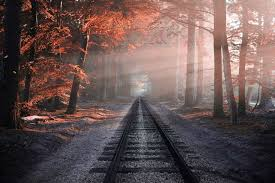
#> input picture Aoife/Straighten_the_Image_Attempts/linestrack.jpg, 275 x 183 px
$ python Blurring.py
#> lines starting #> are read from the running program, lines starting #| are printed output that depends on the picture; after the words box and inside, x2 and y2 are one past the last pixel; in counts of white or black regions, pixels touching at a corner belong together
import cv2, numpy as np
from matplotlib import pyplot as plt # Good for graphing; install using `pip install matplotlib`
from matplotlib import image as image
#import easygui # An easy-to-use file-picker; pip install easygui
import os
from skimage.transform import probabilistic_hough_line

###### LOOK INTO **************
#It's not a difficult problem you've got yourself there. Without changing much,
# one thing you could try is to play with the "threshold" parameter in the
# HoughLines() OpenCV function, so that only the most prominent lines are returned

#https://stackoverflow.com/questions/30746327/get-a-single-line-representation-for-multiple-close-by-lines-clustered-together

#REf
# https://stackoverflow.com/questions/52365190/blur-a-specific-part-of-an-image
# https://stackoverflow.com/questions/58098161/remove-small-vertical-lines-in-between-the-character-from-an-image
# https://stackoverflow.com/questions/46274961/removing-horizontal-lines-in-image-opencv-python-matplotlib
# https://www.codegrepper.com/code-examples/python/python+plot+vertical+lines
# https://stackoverflow.com/questions/34458251/plot-over-an-image-background-in-python
# https://scikit-image.org/docs/dev/install.html
# https://scikit-image.org/docs/dev/auto_examples/edges/plot_line_hough_transform.html

img = cv2.imread("linestrack.jpg")
#> img is the input picture: shape (183, 275, 3); mean B, G, R 82.1, 84.1, 104.1
blurred_img = cv2.GaussianBlur(img, (21, 21), 0)

mask = np.zeros((183, 275, 3), dtype=np.uint8)
mask = cv2.circle(mask, (50, 50), 100, [255, 255, 255], -1)
cv2.circle

out = np.where(mask==np.array([255, 255, 255]), img, blurred_img)

plt.imshow(out)
plt.show()


# 2
image = cv2.imread('sheetmusiclines.jpg')
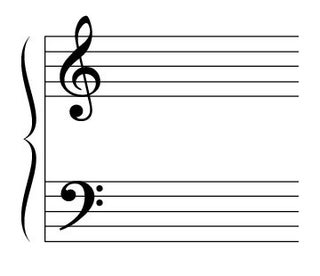
#> input picture Aoife/Straighten_the_Image_Attempts/sheetmusiclines.jpg, 320 x 276 px
#> image is the input picture: shape (276, 320, 3); min 0, max 255, mean 237.9
mask = np.ones(image.shape, dtype=np.uint8) * 255
gray = cv2.cvtColor(image, cv2.COLOR_BGR2GRAY)
thresh = cv2.threshold(gray, 0, 255, cv2.THRESH_BINARY_INV + cv2.THRESH_OTSU)[1]
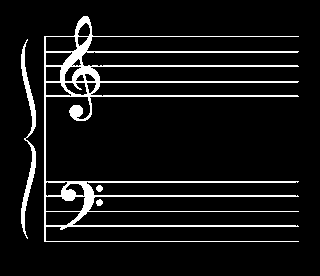
#> thresh: shape (276, 320); 8.2% white; 4 white regions

cnts = cv2.findContours(thresh, cv2.RETR_EXTERNAL, cv2.CHAIN_APPROX_SIMPLE)
#> cnts = 4 contours; box (x1, y1, x2, y2) and area: (44, 16, 299, 242) 6780, (21, 39, 36, 239) 619, (96, 185, 103, 192) 28, (96, 199, 103, 206) 28
cnts = cnts[0] if len(cnts) == 2 else cnts[1]
for c in cnts:
    area = cv2.contourArea(c)
    if area < 1000:
        x,y,w,h = cv2.boundingRect(c)
        mask[y:y+h, x:x+w] = image[y:y+h, x:x+w]
#> this loop made 4 passes
#> (area, x, y, w, h) on passes 1 to 3: (27.5, 96, 199, 7, 7), (28, 96, 185, 7, 7), (619, 21, 39, 15, 200)
#> area on pass 4: 6780.5

# [6 lines of commented-out code are left out]
music = cv2.imread('sheetmusiclines.jpg')
musicgray = cv2.cvtColor(music,cv2.COLOR_BGR2GRAY)
musicthresh = cv2.threshold(musicgray, 0, 255, cv2.THRESH_BINARY_INV + cv2.THRESH_OTSU)[1]
plt.imshow(musicthresh, cmap=plt.cm.gray)
plt.show()

# Remove horizontal
horizontal_kernel = cv2.getStructuringElement(cv2.MORPH_RECT, (25,1))
detected_lines = cv2.morphologyEx(musicthresh, cv2.MORPH_OPEN, horizontal_kernel, iterations=2)
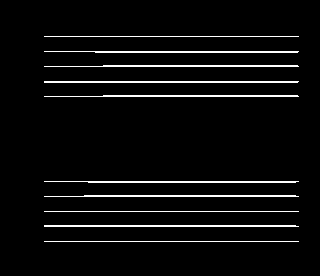
#> detected_lines: shape (276, 320); 4.6% white in thin lines or dots, all inside (x1, y1, x2, y2) = (44, 36, 299, 242)
cnts = cv2.findContours(detected_lines, cv2.RETR_EXTERNAL, cv2.CHAIN_APPROX_SIMPLE)
#> cnts = 10 contours, 3 with area under 20; largest, box (x1, y1, x2, y2) and area: (44, 81, 299, 83) 254, (44, 225, 299, 227) 252, (44, 195, 299, 197) 212, (44, 181, 299, 183) 208, (44, 51, 299, 53) 203, (44, 95, 299, 97) 195, (44, 65, 299, 67) 195
cnts = cnts[0] if len(cnts) == 2 else cnts[1]
for c in cnts:
    cv2.drawContours(music, [c], -1, (255,255,255), 2)
#> this loop made 10 passes
#> c on passes 1, 3, 7, 10: [[44, 241], [298, 241]], [[44, 211], [298, 211]], [[44, 81], [44, 82], [297, 82], [298, 81]], [[44, 36], [298, 36]]
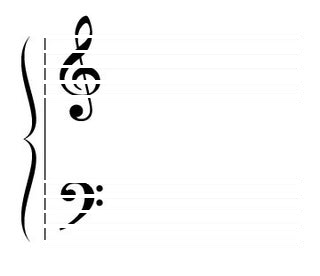
#> music: shape (276, 320, 3); 8.72% of pixels changed, all inside (x1, y1, x2, y2) = (43, 35, 300, 243)

# Repair image
repair_kernel = cv2.getStructuringElement(cv2.MORPH_RECT, (1,6))
#> repair_kernel = [1, 1, 1, 1, 1, 1]
result = 255 - cv2.morphologyEx(255 - music, cv2.MORPH_CLOSE, repair_kernel, iterations=1)

plt.imshow(musicthresh)
plt.show()
plt.imshow(detected_lines)
plt.show()
plt.imshow(music)
plt.show()
plt.imshow(result)
plt.show()

# 4
#inverse the image, so that lines are black for masking
#img = cv2.bitwise_not(img)
#horizontal = cv2.adaptiveThreshold(img,255, cv2.ADAPTIVE_THRESH_MEAN_C,cv2.THRESH_BINARY,15,-2)
#horizontal_inv = cv2.bitwise_not(horizontal)
#perform bitwise_and to mask the lines with provided mask
#masked_img = cv2.bitwise_and(img, img, mask=horizontal_inv)
#reverse the image back to normal
#masked_img_inv = cv2.bitwise_not(masked_img)
#plt.imshow(masked_img_inv)
#plt.show()


# 5
xposition = [0.3, 0.4, 0.45]
for xc in xposition:
    plt.axvline(x=xc, color='k', linestyle='--')

# 6
fig, ax = plt.subplots()
x = range(300)
ax.imshow(img, extent=[0, 400, 0, 300])
ax.plot(x, x, '--', linewidth=5, color='firebrick')

# 7

# Line finding using the Probabilistic Hough Transform
image2 =  cv2.imread("linestrack.jpg")
edges = cv2.Canny(image, 2, 1, 25)
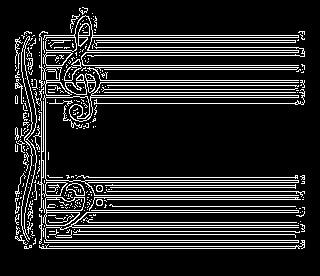
#> edges: shape (276, 320); 14.7% white in thin lines or dots, all inside (x1, y1, x2, y2) = (15, 7, 305, 249)
lines = probabilistic_hough_line(edges, threshold=10, line_length=5,
                                 line_gap=3)
#> lines = 462 items

# Generating figure 2
fig, axes = plt.subplots(1, 3, figsize=(15, 5), sharex=True, sharey=True)
ax = axes.ravel()

ax[0].imshow(image, cmap=plt.cm.gray)
ax[0].set_title('Input image')

ax[1].imshow(edges, cmap=plt.cm.gray)
ax[1].set_title('Canny edges')

ax[2].imshow(edges * 0)
for line in lines:
    p0, p1 = line
    ax[2].plot((p0[0], p1[0]), (p0[1], p1[1]))
#> this loop made 462 passes
#> (p0, p1) on passes 1 to 3: ((295, 42), (90, 42)), ((304, 231), (68, 231)), ((304, 65), (73, 65))
ax[2].set_xlim((0, image.shape[1]))
ax[2].set_ylim((image.shape[0], 0))
ax[2].set_title('Probabilistic Hough')

for a in ax:
    a.set_axis_off()

plt.tight_layout()
plt.show()
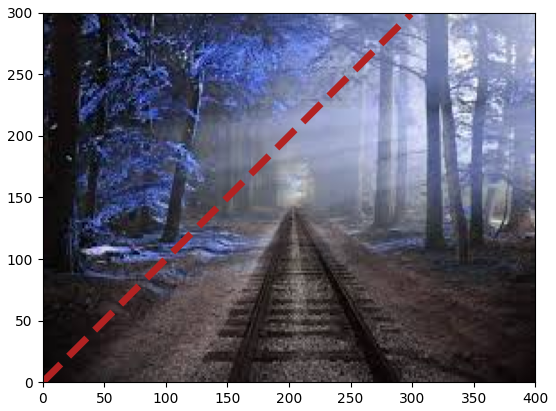
#> figure drawn by matplotlib, 1 panel; B, G, R data is drawn as R, G, B
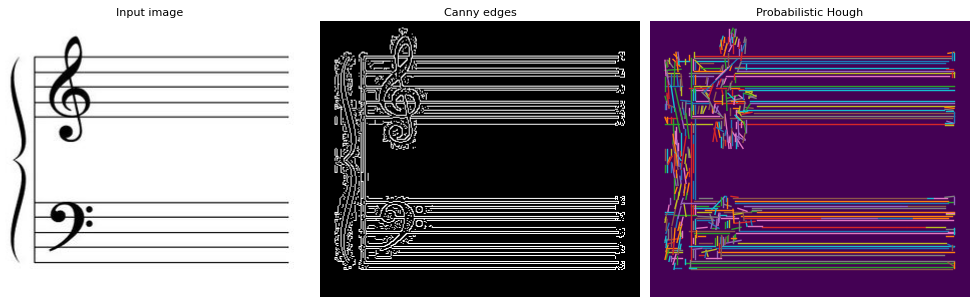
#> figure drawn by matplotlib, 3 panels
